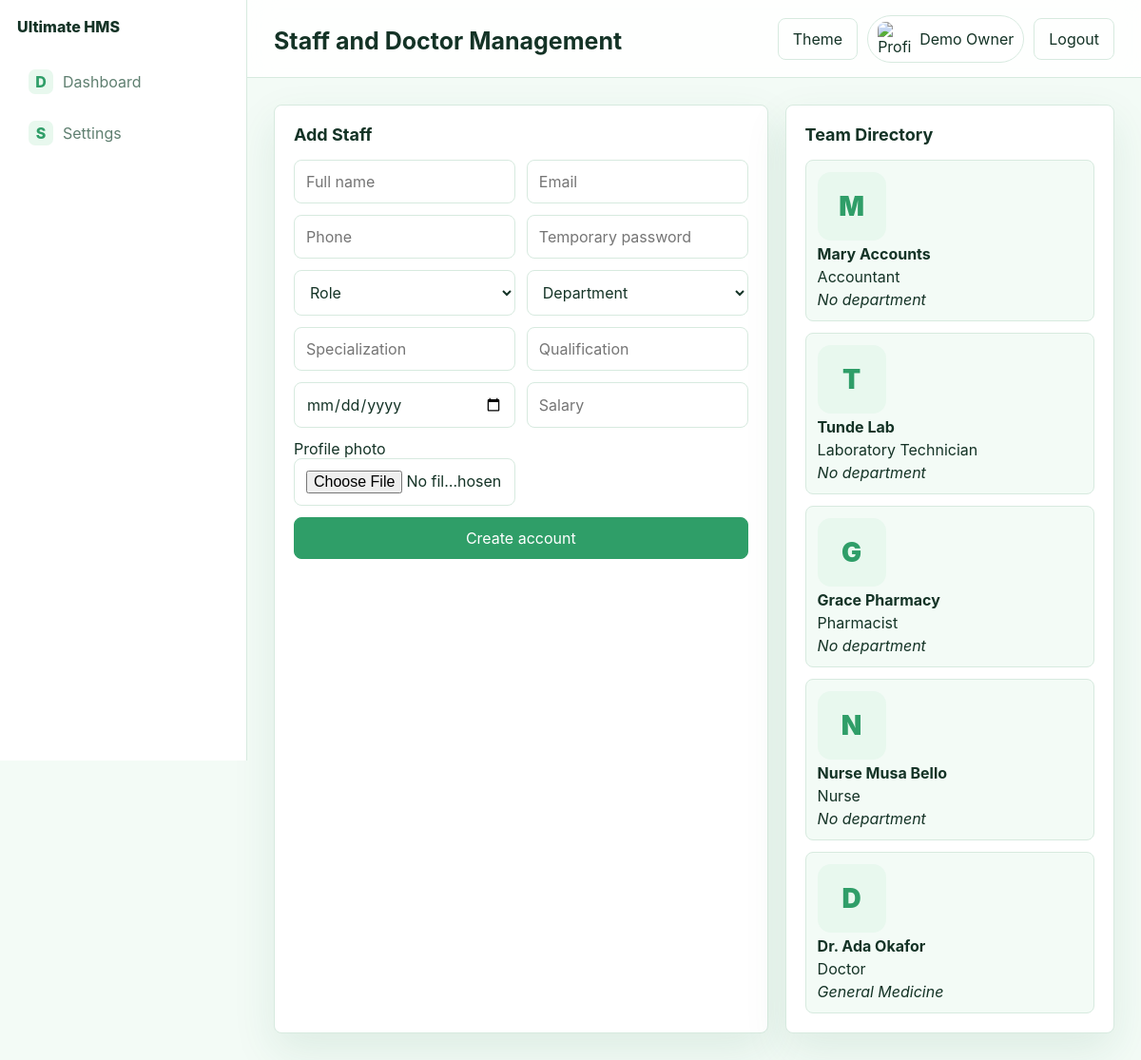
The page /admin/staff.php (signed in) on the database its author committed.
### tables this page shows
CREATE TABLE IF NOT EXISTS users (
  id INT AUTO_INCREMENT PRIMARY KEY,
  role_id INT NOT NULL,
  name VARCHAR(160) NOT NULL,
  email VARCHAR(160) NOT NULL UNIQUE,
  phone VARCHAR(40) NULL,
  password_hash VARCHAR(255) NOT NULL,
  profile_photo VARCHAR(255) NULL,
  two_factor_secret VARCHAR(80) NULL,
  status ENUM('active','inactive','suspended') NOT NULL DEFAULT 'active',
  last_login_at DATETIME NULL,
  created_at TIMESTAMP DEFAULT CURRENT_TIMESTAMP,
  updated_at TIMESTAMP NULL ON UPDATE CURRENT_TIMESTAMP,
  CONSTRAINT fk_users_role FOREIGN KEY (role_id) REFERENCES roles(id)
);

CREATE TABLE IF NOT EXISTS roles (
  id INT AUTO_INCREMENT PRIMARY KEY,
  name VARCHAR(80) NOT NULL,
  slug VARCHAR(80) NOT NULL UNIQUE,
  created_at TIMESTAMP DEFAULT CURRENT_TIMESTAMP
);

CREATE TABLE IF NOT EXISTS departments (
  id INT AUTO_INCREMENT PRIMARY KEY,
  name VARCHAR(120) NOT NULL UNIQUE,
  description TEXT NULL,
  created_at TIMESTAMP DEFAULT CURRENT_TIMESTAMP
);

### includes/Auth.php (called while the page is built, shortened)
<?php
final class Auth
{
    public static function user(): ?array
    {
        return $_SESSION['user'] ?? null;
    }
}

### includes/Database.php (called while the page is built, shortened)
<?php
final class Database
{
    private static ?PDO $pdo = null;
    public static function connection(): PDO
    {
        if (self::$pdo instanceof PDO) {
            return self::$pdo;
        }
        $driver = config('database.driver', 'mysql');
        $host = config('database.host');
        $port = config('database.port');
        $name = config('database.name');
        $charset = config('database.charset', 'utf8mb4');
        if ($driver === 'pgsql') {
            $dsn = "pgsql:host={$host};port={$port};dbname={$name}";
        } else {
            $dsn = "mysql:host={$host};port={$port};dbname={$name};charset={$charset}";
        }
        self::$pdo = new PDO($dsn, config('database.user'), config('database.password'), [
            PDO::ATTR_ERRMODE => PDO::ERRMODE_EXCEPTION,
            PDO::ATTR_DEFAULT_FETCH_MODE => PDO::FETCH_ASSOC,
            PDO::ATTR_EMULATE_PREPARES => false,
        ]);
        return self::$pdo;
    }
    public static function query(string $sql, array $params = []): PDOStatement
    {
        $statement = self::connection()->prepare($sql);
        $statement->execute($params);
        return $statement;
    }
}

### includes/bootstrap.php (called while the page is built, shortened)
<?php
function e(?string $value): string
{
    return htmlspecialchars((string) $value, ENT_QUOTES, 'UTF-8');
}

### admin/staff.php (the view, shortened to what this page needs)
<?php
require_once dirname(__DIR__) . '/includes/bootstrap.php';
$roleSql = Auth::user()['role_slug'] === 'super_admin'
    ? 'SELECT * FROM roles WHERE slug <> "patient" ORDER BY name'
    : 'SELECT * FROM roles WHERE slug IN ("doctor","nurse","receptionist","pharmacist","lab_technician","accountant") ORDER BY name';
$roles = Database::query($roleSql)->fetchAll();
$departments = Database::query('SELECT * FROM departments ORDER BY name')->fetchAll();
$staffWhere = Auth::user()['role_slug'] === 'super_admin' ? 'r.slug <> "patient"' : 'r.slug IN ("doctor","nurse","receptionist","pharmacist","lab_technician","accountant")';
$staff = Database::query('SELECT u.*, r.name role_name, d.name department FROM users u JOIN roles r ON r.id=u.role_id LEFT JOIN staff_profiles sp ON sp.user_id=u.id LEFT JOIN departments d ON d.id=sp.department_id WHERE ' . $staffWhere . ' ORDER BY u.id DESC LIMIT 50')->fetchAll();
require dirname(__DIR__) . '/templates/header.php';
?>
<section class="split">
  <article class="panel">
    <h2>Add Staff</h2>
    <form method="post" enctype="multipart/form-data" class="form-grid">
      <input name="name" placeholder="Full name" required>
      <input name="email" type="email" placeholder="Email" required>
      <input name="phone" placeholder="Phone">
      <input name="password" type="password" minlength="8" placeholder="Temporary password" required>
      <select name="role_id" required><option value="">Role</option><?php foreach ($roles as $role): ?><option value="<?= (int) $role['id'] ?>"><?= e($role['name']) ?></option><?php endforeach; ?></select>
      <select name="department_id"><option value="">Department</option><?php foreach ($departments as $department): ?><option value="<?= (int) $department['id'] ?>"><?= e($department['name']) ?></option><?php endforeach; ?></select>
      <input name="specialization" placeholder="Specialization">
      <input name="qualification" placeholder="Qualification">
      <input name="hire_date" type="date">
      <input name="salary" type="number" step="0.01" placeholder="Salary">
      <label class="file">Profile photo <input name="profile_photo" type="file" accept="image/jpeg,image/png"></label>
      <button class="button primary">Create account</button>
    </form>
  </article>
  <article class="panel">
    <h2>Team Directory</h2>
    <div class="staff-grid">
      <?php foreach ($staff as $member): ?>
        <div class="staff-card">
          <?php if ($member['profile_photo']): ?><img src="<?= app_url($member['profile_photo']) ?>" alt=""><?php else: ?><div class="avatar-fallback"><?= e(substr($member['name'], 0, 1)) ?></div><?php endif; ?>
          <strong><?= e($member['name']) ?></strong>
          <span><?= e($member['role_name']) ?></span>
          <em><?= e($member['department'] ?? 'No department') ?></em>
        </div>
      <?php endforeach; ?>
    </div>
  </article>
</section>
<?php require dirname(__DIR__) . '/templates/footer.php'; ?>

### css/app.css (style rules this page uses)
:root { --bg: #f3fbf6; --panel: #ffffff; --text: #143326; --muted: #5f7f70; --primary: #2f9e68; --accent: #86cfa3; --danger: #b42318; --line: #d7eadf; --soft: #e8f8ee; --shadow: 0 18px 45px rgba(30, 112, 72, .1); }
* { box-sizing: border-box; }
body { margin: 0; background: var(--bg); color: var(--text); font-family: Inter, Segoe UI, Arial, sans-serif; }
input, select, textarea, button { font: inherit; }
input, select, textarea { width: 100%; border: 1px solid var(--line); background: var(--panel); color: var(--text); border-radius: 8px; padding: 12px; }
.button { border: 1px solid var(--line); background: var(--panel); color: var(--text); border-radius: 8px; padding: 11px 15px; cursor: pointer; display: inline-flex; align-items: center; justify-content: center; }
.button.primary { background: var(--primary); color: #fff; border-color: var(--primary); }
.panel, .stat-card { background: var(--panel); border: 1px solid var(--line); border-radius: 8px; box-shadow: var(--shadow); }
.panel { padding: 20px; margin-bottom: 18px; }
.panel h2 { margin: 0 0 16px; font-size: 18px; }
.dashboard-grid, .split, .doctor-layout { display: grid; grid-template-columns: 1.35fr .9fr; gap: 18px; }
.form-grid { display: grid; grid-template-columns: 1fr 1fr; gap: 12px; }
.form-grid textarea, .form-grid fieldset, .form-grid .button { grid-column: 1 / -1; }
.staff-grid, .bed-grid, .queue-cards { display: grid; grid-template-columns: repeat(auto-fill, minmax(150px, 1fr)); gap: 12px; }
.staff-card, .bed, .queue-card { border: 1px solid var(--line); border-radius: 8px; padding: 12px; background: var(--bg); display: grid; gap: 4px; }
.dashboard-profile img, .avatar-fallback { width: 72px; height: 72px; border-radius: 14px; object-fit: cover; }
.avatar-fallback { display: grid; place-items: center; background: var(--soft); color: var(--primary); font-weight: 900; font-size: 28px; }

### rows shown on the page
users: name "M", name "Mary Accounts", role.name "Accountant", department "No department"
users: name "T", name "Tunde Lab", role.name "Laboratory Technician", department "No department"
users: name "G", name "Grace Pharmacy", role.name "Pharmacist", department "No department"
users: name "N", name "Nurse Musa Bello", role.name "Nurse", department "No department"
users: name "D", name "Dr. Ada Okafor", role.name "Doctor", departments.name "General Medicine"

### other values the page prints
$hospital['name'] "Ultimate HMS"
substr($label, 0, 1) "D"
$label "Dashboard"
substr($label, 0, 1) "S"
$label "Settings"
$title "Staff and Doctor Management"
$user['name'] "Demo Owner"
